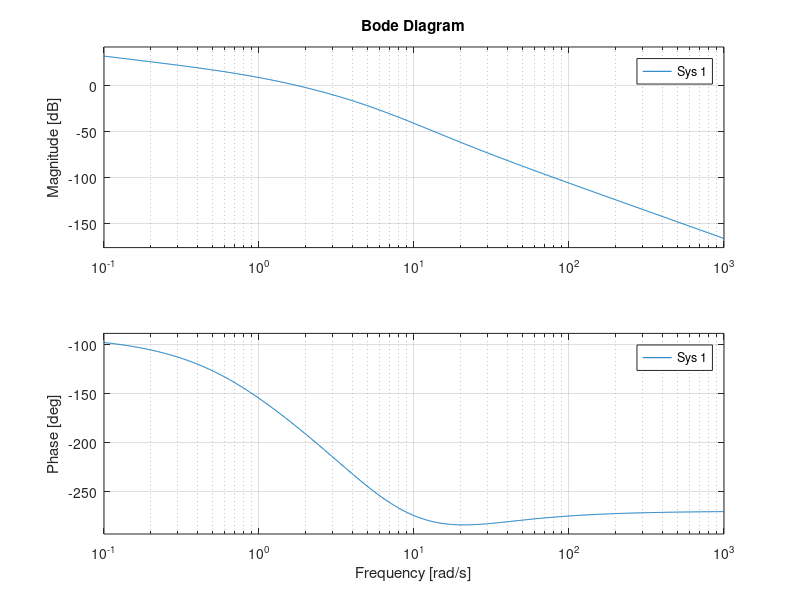

The MATLAB script that drew this image: (Note: this script raises an error after producing the figure.)
clear all, close all
s = tf('s');
F1 = 5/s;
F2 = (s+20)/(s+1)/(s+5)^2;
Kf1 = dcgain(F1*s)
Kf2 = dcgain(F2)

Kc1 = 1/(0.05*Kf1*Kf2);
Kc3 = .1/(.01*Kf1*Kf2);
Kc_min = max(Kc1,Kc3)

bode(F1*F2) % stabilita regolare
Kc = Kc_min;

ts = 1;
wcd = 3*.63/ts; % 1.89
mr_db = 2.5;
mfi_min = 60-5*mr_db; % 47.5

Ga1 = Kc*F1*F2;
figure, bode(Ga1), grid
[m1,f1] = bode(Ga1, wcd)
% attenuare modulo - recuperare > 55

% 2 reti attenuatrici
md1 = 4; xd1 = 1.5;
taud1 = xd1/wcd;
Rd1 = (1+taud1*s)/(1+taud1/md1*s);
md2 = 3; xd2 = sqrt(md2);
taud2 = xd2/wcd;
Rd2 = (1+taud2*s)/(1+taud2/md2*s);
Rd = Rd1*Rd2;
Ga2 = Ga1*Rd;
figure, bode(Ga2), grid
[m2,f2] = bode(Ga2, wcd)
% attenuare 12.7 - perdere < 8

mi = 13;
figure, bode((1+s/mi)/(1+s)), grid
xi = 100; taui = xi/wcd;
Ri = (1+taui/mi*s)/(1+taui*s);
Ga3 = Ga2*Ri;
figure, margin(Ga3)

C = Kc*Rd*Ri;
W = feedback(C*F1*F2, 1);
figure, bode(W), grid
figure, step(W), grid

Wu = C*feedback(1,Ga3);
figure, step(Wu), grid

% discretizzazione
wB = 3.7;
T = 0.005;
Gazoh = Ga3/(1+s*T/2);
figure, margin(Gazoh)

Cz1 = c2d(C, T, 'tustin');
Cz2 = c2d(C, T, 'zoh');
Cz3 = c2d(C, T, 'matched');